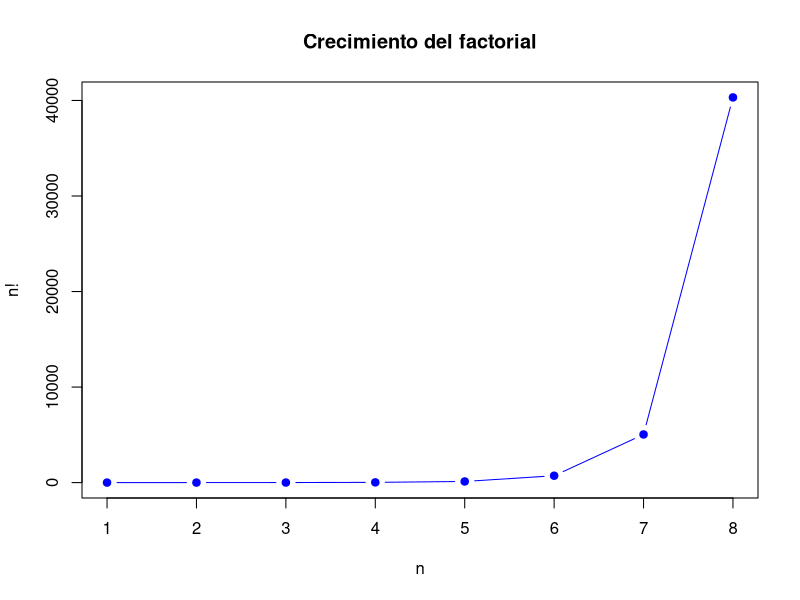

The R script that drew this image:
## ---- chunk 1
cafes <- 4
tes <- 3
jugos <- 2

opciones <- cafes + tes + jugos
opciones
## ---- chunk 2
sensores_temperatura <- 5
sensores_humedad <- 4
sensores_presion <- 3

total_sensores <- sensores_temperatura + sensores_humedad + sensores_presion
total_sensores
## ---- chunk 3
camisas <- c("C1", "C2", "C3")
pantalones <- c("P1", "P2")
zapatos <- c("Z1", "Z2")

conjuntos <- expand.grid(Camisa = camisas,
                         Pantalon = pantalones,
                         Zapatos = zapatos)

conjuntos
## ---- chunk 4
nrow(conjuntos)
## ---- chunk 5
digitos <- 0:9

claves <- expand.grid(d1 = digitos,
                      d2 = digitos,
                      d3 = digitos,
                      d4 = digitos)

nrow(claves)
## ---- chunk 6
moneda <- c("Cara", "Sello")

espacio_moneda <- expand.grid(Lanzamiento_1 = moneda,
                              Lanzamiento_2 = moneda)

espacio_moneda
## ---- chunk 7
nrow(espacio_moneda)
## ---- chunk 8
factorial(4)
factorial(5)
factorial(6)
## ---- chunk 9
n <- 1:8
fact <- factorial(n)

plot(n, fact,
     type = "b",
     pch = 19,
     col = "blue",
     main = "Crecimiento del factorial",
     xlab = "n",
     ylab = "n!")
## ---- chunk 10
factorial(4)
## ---- chunk 11
factorial(5)
## ---- chunk 12
n <- 5
r <- 3

permutacion_parcial <- factorial(n) / factorial(n-r)
permutacion_parcial
## ---- chunk 13
factorial(6)/factorial(6-3)
## ---- chunk 14
factorial(4)/(factorial(2)*factorial(2))
## ---- chunk 15
choose(6,3)
## ---- chunk 16
estudiantes <- c("E1", "E2", "E3", "E4", "E5", "E6")

equipos <- combn(estudiantes, 3)
equipos
## ---- chunk 17
ncol(equipos)
## ---- chunk 18
choose(8,3)
## ---- chunk 19
choose(7,3)
## ---- chunk 20
factorial(7)/factorial(7-3)
## ---- chunk 21
paneles <- paste0("P", 1:7)

selecciones <- combn(paneles, 3)
selecciones[, 1:5]
## ---- chunk 22
ncol(selecciones)
## ---- chunk 23
asignaciones <- expand.grid(Norte = paneles,
                            Centro = paneles,
                            Sur = paneles)

asignaciones <- asignaciones[
  asignaciones$Norte != asignaciones$Centro &
  asignaciones$Norte != asignaciones$Sur &
  asignaciones$Centro != asignaciones$Sur, ]

head(asignaciones)
## ---- chunk 24
nrow(asignaciones)
